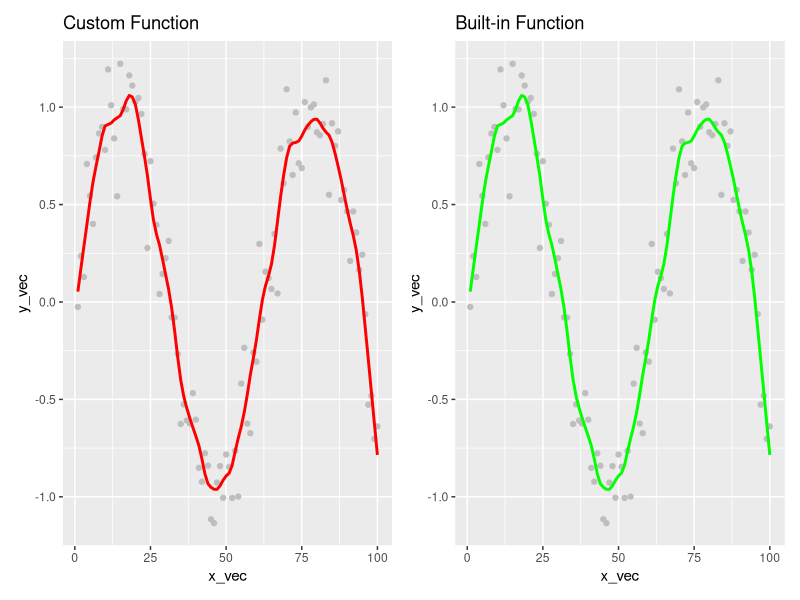

Write R code to recreate this figure.
## ---- chunk 1
set.seed(1) #Set your seed to 1

# Create X as a sequence of numbers from 1 to 100 
x_vec <- numeric(100) #allocate space
for (i in 1:100){
  x_vec[i] <- i
}

e_vec <- rnorm(100, mean = 0, sd = 0.2) #Generates 100 error terms

# Generate Y as a noisy sine wave according to equation
y_vec <- numeric(100) #allocate space
for (i in 1:100){
  y_vec[i]<- sin(x_vec[i]/10) + e_vec[i] #equation given
}
## ---- chunk 2
customLowess <- function(x, y, f){
  # Data 
  n <- length(x)
  # Span
  k <- f*n
  # Smoothed weights
  returnable <- numeric(n)
  
  for(i in 1:n){ #repeat for all x_i
    distances <- abs(x-x[i]) #get distances of neighbours
    neighbours_ordered <- order(distances)[1:k] #stores k closest neighbours indices
    d_max <- distances[neighbours_ordered[k]] #furthest = last in ordered vector
    weights <- (1-(distances[neighbours_ordered]/d_max)^3)^3 #Tricube
    
    #Weighted Regression
    neighbour_x <- x[neighbours_ordered]
    neighbour_y <- y[neighbours_ordered]
    weight_diag <- diag(weights) #makes a diagonal matrix of the weights
    design_matrix <- cbind(1, neighbour_x)
    beta <- solve(
      t(design_matrix)%*%weight_diag%*%design_matrix
      )%*%
      t(design_matrix)%*%weight_diag%*%neighbour_y
    
    #Smoothed value
    smoothed_y <- beta[1]+beta[2]*x[i]
    returnable[i] <- smoothed_y
  }
  
  return(returnable)
}

smoothed <- numeric(100)
smoothed <- customLowess(x_vec, y_vec, 0.1)
## ---- chunk 3
options(repos = c(CRAN = "https://cloud.r-project.org"))

library(ggplot2)
install.packages("patchwork")
library(patchwork)

smoothed <- numeric(100)
smoothed <- customLowess(x_vec, y_vec, 0.1)

#makes it the smoothed y-values as it returns 
#both x and y by default
built_in_smooth <- lowess(x_vec, y_vec, 0.1, 0)$y 

#Plot CUSTOM
custom_plot <- ggplot(
  data.frame(
    x_vec = x_vec, 
    y_vec = y_vec, 
    smoothed = smoothed), 
  aes(x = x_vec, y = y_vec)) + 
  geom_point(color = "gray") + 
  geom_line(
    aes(y = smoothed), 
    color = "red", 
    lwd = 1) + ggtitle("Custom Function")

#Plot BUILT-IN
built_in_plot <- ggplot(
  data.frame(
    x_vec = x_vec, 
    y_vec = y_vec, 
    built_in_smooth = built_in_smooth), 
  aes(x = x_vec, y = y_vec)) + 
  geom_point(color = "gray") + 
  geom_line(
    aes(y = built_in_smooth), 
    color = "green", 
    lwd = 1) + ggtitle("Built-in Function")

final_plot <- custom_plot + built_in_plot #displays them side-by-side
final_plot
